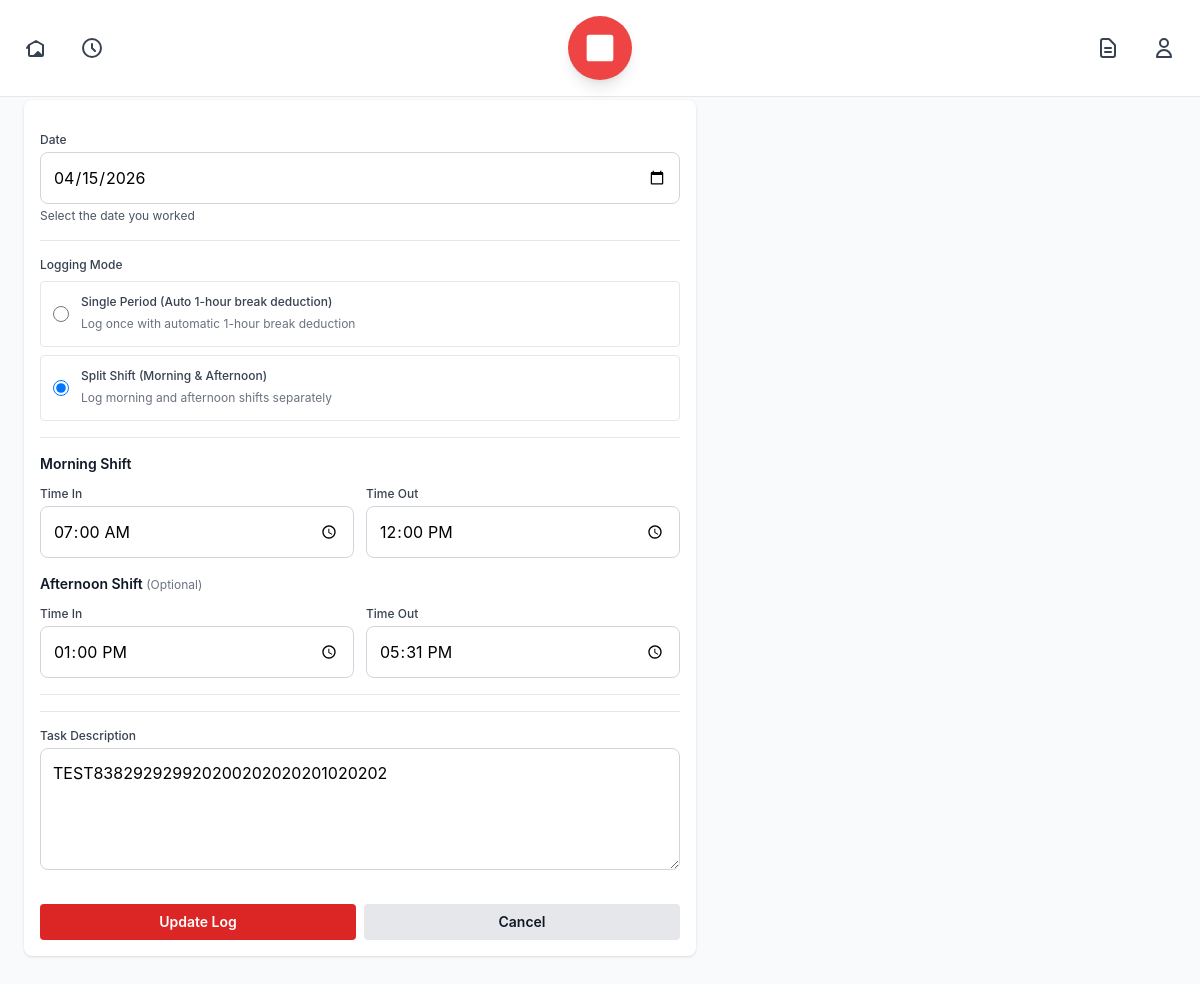
Screenshot of /logging/log/1/edit/ (signed in) with the database file from the repository.
### logging_app/models.py (models this page shows, shortened)
class HourLog(models.Model):
    STATUS_CHOICES = [
        ('draft', 'Draft'),
        ('submitted', 'Submitted'),
        ('approved', 'Approved'),
        ('rejected', 'Rejected'),
    ]
    LOG_MODE_CHOICES = [
        ('single', 'Single Period (Auto 1-hour break deduction)'),
        ('split', 'Split Shift (Morning & Afternoon)'),
    ]
    BREAK_CHOICES = [
        ('none', 'No break deduction'),
        ('one_hour', 'Deduct 1 hour for break'),
    ]
    intern = models.ForeignKey(User, on_delete=models.CASCADE, related_name='hour_logs')
    date = models.DateField()
    logging_mode = models.CharField(max_length=20, choices=LOG_MODE_CHOICES, default='split')
    time_in = models.TimeField()
    time_out = models.TimeField()
    time_in_afternoon = models.TimeField(null=True, blank=True)
    time_out_afternoon = models.TimeField(null=True, blank=True)
    break_deduction = models.CharField(max_length=20, choices=BREAK_CHOICES, default='one_hour')
    description = models.TextField(help_text='Description of tasks completed')
    status = models.CharField(max_length=20, choices=STATUS_CHOICES, default='draft')
    reviewed_by = models.ForeignKey(
        User,
        on_delete=models.SET_NULL,
        null=True,
        blank=True,
        related_name='reviewed_logs',
        limit_choices_to={'role__in': ['supervisor', 'admin']}
    )
    review_notes = models.TextField(blank=True)
    created_at = models.DateTimeField(auto_now_add=True)
    updated_at = models.DateTimeField(auto_now=True)
    class Meta:
        unique_together = ('intern', 'date')
        ordering = ['-date']
        verbose_name = 'Hour Log'
        verbose_name_plural = 'Hour Logs'
    def is_editable(self):
        return self.status == 'draft'

### logging_app/views.py (the view)
# urls.py: path('log/<int:pk>/edit/', views.edit_log, name='edit_log'),
@intern_required
def edit_log(request, pk):
    log = get_object_or_404(HourLog, pk=pk, intern=request.user)
    if not log.is_editable():
        messages.error(request, 'You can only edit draft logs.')
        return redirect('logging_app:logs')
    if request.method == 'POST':
        form = HourLogForm(request.POST, instance=log)
        if form.is_valid():
            form.save()
            messages.success(request, 'Log updated successfully!')
            return redirect('logging_app:logs')
    else:
        form = HourLogForm(instance=log)
    context = {
        'form': form,
        'log': log,
        'is_edit': True,
    }
    return render(request, 'logging_app/log_hours.html', context)

### users/permissions.py (called while the page is built)
def is_intern(user):
    if user.is_superuser:
        return True
    return user.groups.filter(name='Intern').exists()

### templates/logging_app/log_hours.html (shortened to what this page needs)
{% extends "base.html" %}
{% block content %}
<div class="space-y-4 max-w-2xl">
    <div class="mb-4">
        <h1 class="text-3xl font-black text-red-600 mb-1">
        </h1>
        <p class="text-gray-600 mt-1 text-sm">
        </p>
    </div>
    <form method="post" class="bg-white rounded-lg shadow p-4 space-y-4">
        <div>
            <label for="id_date" class="block text-xs font-medium text-gray-700 mb-1">Date</label>
            {{ form.date }}
            <p class="text-gray-600 text-xs mt-1">Select the date you worked</p>
        </div>
        <div class="border-t border-gray-200 pt-4">
            <label class="block text-xs font-medium text-gray-700 mb-2">Logging Mode</label>
            <div class="space-y-2">
                {% for value, label in form.logging_mode.field.choices %}
                <label class="flex items-center gap-3 p-3 border border-gray-200 rounded hover:bg-red-50 cursor-pointer transition mode-option" data-mode="{{ value }}">
                    <input type="radio" name="logging_mode" value="{{ value }}" {% if form.logging_mode.value == value %}checked{% endif %} class="w-4 h-4 mode-radio">
                    <div>
                        <span class="text-xs font-medium text-gray-700 block">{{ label }}</span>
                        {% if value == 'single' %}
                        <span class="text-xs text-gray-500">Log once with automatic 1-hour break deduction</span>
                        {% else %}
                        <span class="text-xs text-gray-500">Log morning and afternoon shifts separately</span>
                        {% endif %}
                    </div>
                </label>
                {% endfor %}
            </div>
        </div>
        <div id="split-mode" class="border-t border-gray-200 pt-4 hidden">
            <div class="mb-4">
                <h3 class="text-sm font-semibold text-gray-900 mb-3">Morning Shift</h3>
                <div class="grid grid-cols-2 gap-3">
                    <div>
                        <label for="id_time_in" class="block text-xs font-medium text-gray-700 mb-1">Time In</label>
                        {{ form.time_in }}
                    </div>
                    <div>
                        <label for="id_time_out" class="block text-xs font-medium text-gray-700 mb-1">Time Out</label>
                        {{ form.time_out }}
                    </div>
                </div>
            </div>
            <div class="mb-4 pb-4 border-b border-gray-200">
                <h3 class="text-sm font-semibold text-gray-900 mb-3">Afternoon Shift <span class="text-gray-500 text-xs font-normal">(Optional)</span></h3>
                <div class="grid grid-cols-2 gap-3">
                    <div>
                        <label for="id_time_in_afternoon" class="block text-xs font-medium text-gray-700 mb-1">Time In</label>
                        {{ form.time_in_afternoon }}
                    </div>
                    <div>
                        <label for="id_time_out_afternoon" class="block text-xs font-medium text-gray-700 mb-1">Time Out</label>
                        {{ form.time_out_afternoon }}
                    </div>
                </div>
            </div>
        </div>
        <div class="border-t border-gray-200 pt-4">
            <label for="id_description" class="block text-xs font-medium text-gray-700 mb-1">Task Description</label>
            {{ form.description }}
        </div>
        <div class="flex gap-2 pt-3">
            <button type="submit" class="flex-1 px-4 py-2 bg-red-600 hover:bg-red-700 text-white font-semibold text-sm rounded transition">
                {% if is_edit %}Update Log{% else %}Log Hours{% endif %}
            </button>
            <a href="{% url 'logging_app:logs' %}" class="flex-1 px-4 py-2 bg-gray-200 hover:bg-gray-300 text-gray-900 font-semibold text-sm rounded transition text-center">
                Cancel
            </a>
        </div>
    </form>
</div>
{% endblock %}

### static/css/design-tokens.css (style rules this page uses)
:root { --color-primary-50: #fef2f2; --color-primary-100: #fee2e2; --color-primary-200: #fecaca; --color-primary-300: #fca5a5; --color-primary-400: #f87171; --color-primary-500: #ef4444; --color-primary-600: #dc2626; --color-primary-700: #b91c1c; --color-primary-800: #991b1b; --color-primary-900: #7f1d1d; --color-secondary-50: #eff6ff; --color-secondary-100: #dbeafe; --color-secondary-200: #bfdbfe; --color-secondary-300: #93c5fd; --color-secondary-400: #60a5fa; --color-secondary-500: #3b82f6; --color-secondary-600: #2563eb; --color-secondary-700: #1d4ed8; --color-secondary-800: #1e40af; --color-secondary-900: #1e3a8a; --color-success-50: #f0fdf4; --color-success-100: #dcfce7; --color-success-200: #bbf7d0; --color-success-300: #86efac; --color-success-400: #4ade80; --color-success-500: #22c55e; --color-success-600: #16a34a; --color-success-700: #15803d; --color-success-800: #166534; --color-success-900: #145231; --color-warning-50: #fffbeb; --color-warning-100: #fef3c7; --color-warning-200: #fde68a; --color-warning-300: #fcd34d; --color-warning-400: #fbbf24; --color-warning-500: #f59e0b; --color-warning-600: #d97706; --color-warning-700: #b45309; --color-warning-800: #92400e; --color-warning-900: #78350f; --color-error-50: #fef2f2; --color-error-100: #fee2e2; --color-error-200: #fecaca; --color-error-300: #fca5a5; --color-error-400: #f87171; --color-error-500: #ef4444; --color-error-600: #dc2626; --color-error-700: #b91c1c; --color-error-800: #991b1b; --color-error-900: #7f1d1d; --color-neutral-50: #f9fafb; --color-neutral-100: #f3f4f6; --color-neutral-200: #e5e7eb; --color-neutral-300: #d1d5db; --color-neutral-400: #9ca3af; --color-neutral-500: #6b7280; --color-neutral-600: #4b5563; --color-neutral-700: #374151; --color-neutral-800: #1f2937; --color-neutral-900: #111827; --color-text-primary: var(--color-neutral-900); --color-text-secondary: var(--color-neutral-600); --color-text-tertiary: var(--color-neutral-500); --color-text-disabled: var(--color-neutral-400); --color-text-inverse: #ffffff; --color-background-primary: #ffffff; --color-background-secondary: var(--color-neutral-50); --color-background-tertiary: var(--color-neutral-100); --color-background-overlay: rgba(0, 0, 0, 0.5); --color-border-light: var(--color-neutral-200); --color-border-default: var(--color-neutral-300); --color-border-dark: var(--color-neutral-400); --color-focus-ring: var(--color-primary-600); --color-focus-ring-offset: 2px; --spacing-xs: 0.25rem; --spacing-sm: 0.5rem; --spacing-md: 1rem; --spacing-lg: 1.5rem; --spacing-xl: 2rem; --spacing-2xl: 2.5rem; --spacing-3xl: 3rem; --spacing-4xl: 4rem; --font-family-base: -apple-system, BlinkMacSystemFont, 'Segoe UI', Roboto, 'Helvetica Neue', Arial, sans-serif; --font-size-xs: 0.75rem; --font-size-sm: 0.875rem; --font-size-base: 1rem; --font-size-lg: 1.125rem; --font-size-xl: 1.25rem; --font-size-2xl: 1.5rem; --font-size-3xl: 1.875rem; --font-size-4xl: 2.25rem; --line-height-tight: 1.25; --line-height-normal: 1.5; --line-height-relaxed: 1.75; --radius-sm: 0.375rem; --radius-md: 0.5rem; --radius-lg: 0.75rem; --radius-xl: 1rem; --radius-full: 9999px; --shadow-sm: 0 1px 2px 0 rgba(0, 0, 0, 0.05); --shadow-md: 0 4px 6px -1px rgba(0, 0, 0, 0.1), 0 2px 4px -1px rgba(0, 0, 0, 0.06); --shadow-lg: 0 10px 15px -3px rgba(0, 0, 0, 0.1), 0 4px 6px -2px rgba(0, 0, 0, 0.05); --shadow-xl: 0 20px 25px -5px rgba(0, 0, 0, 0.1), 0 10px 10px -5px rgba(0, 0, 0, 0.04); --transition-fast: 150ms ease-in-out; --transition-base: 200ms ease-in-out; --transition-slow: 300ms ease-in-out; }

### templates/base.html (style rules this page uses)
body { font-family: -apple-system, BlinkMacSystemFont, 'Segoe UI', 'Roboto', 'Oxygen', 'Ubuntu', 'Cantarell', sans-serif; }

### rows the page displays
HourLog: date "04/15/2026", logging_mode "☐ Single Period (Auto 1-hour bre" "☑ Split Shift (Morning & Afterno", time_in "07:00:00", time_out "12:00:00", time_in_afternoon "13:00:00", time_out_afternoon "17:31:00", description "TEST838292929920200202020201020202"

### other values shown
{{ label }} "Single Period (Auto 1-hour break deduction)" "Split Shift (Morning & Afternoon)"
